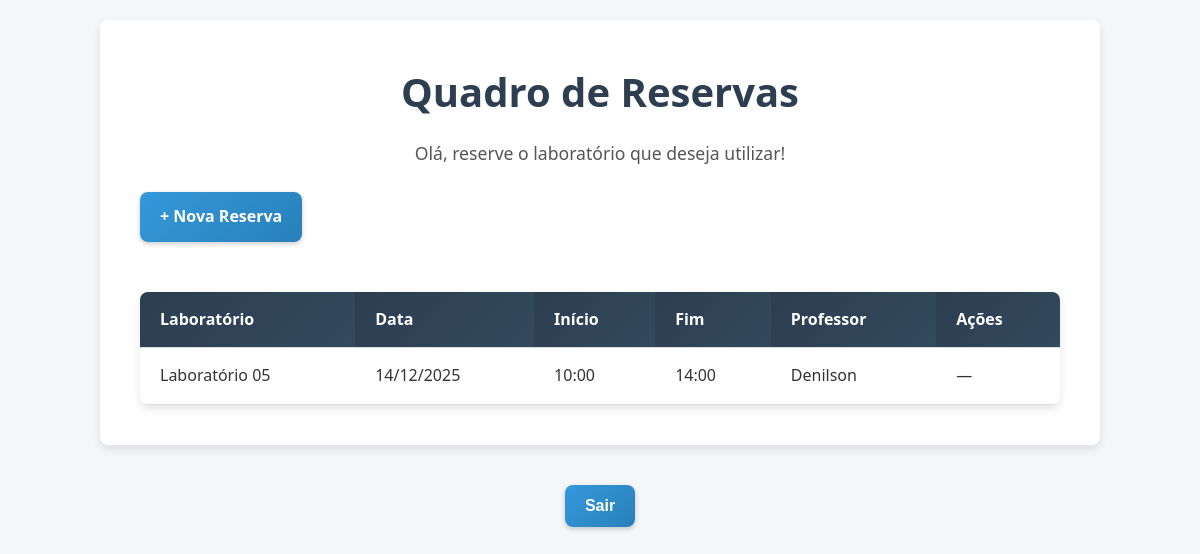
The app's page / (signed in), older data.
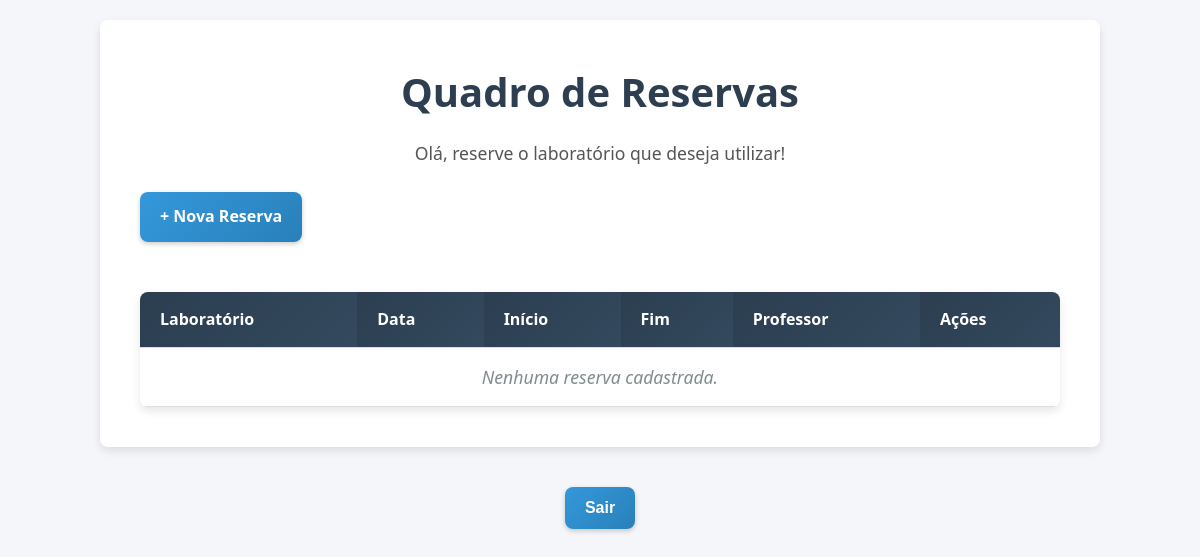
The same page, newer data.
### reservas/models.py (models this page shows, shortened)
class Reserva(models.Model):
    laboratorio = models.ForeignKey(Laboratorio, on_delete=models.CASCADE)  # Laboratório reservado
    professor = models.ForeignKey(User, on_delete=models.CASCADE)           # Usuário que fez a reserva
    data = models.DateField()                                               # Data da reserva
    horario_inicio = models.TimeField()                                     # Horário inicial
    horario_fim = models.TimeField()                                        # Horário final

class Laboratorio(models.Model):
    nome = models.CharField(max_length=100)  # Nome do laboratório
    capacidade = models.IntegerField()       # Capacidade máxima
    def __str__(self):
        return self.nome  # Exibe o nome no admin e consultas

### reservas/views.py (the view)
# urls.py: path('', views.index, name='index'),  # Página inicial
@login_required
def index(request):
    reservas = Reserva.objects.all().order_by('data', 'horario_inicio')
    return render(request, 'index.html', {'reservas': reservas})

### reservas/templates/index.html (shortened to what this page needs)
{% load static %}
<!DOCTYPE html>
<html lang="pt-br">
  <head>
    <link rel="stylesheet" href="{% static 'css/index.css' %}" />
  </head>
  <body>
    <div class="container">
      <h1>Quadro de Reservas</h1>
      <p>
        Olá, {{ user.first_name }} reserve o laboratório que deseja utilizar!
      </p>
      <a href="{% url 'criar_reserva' %}">+ Nova Reserva</a>
      <table>
        <thead>
          <tr>
            <th>Laboratório</th>
            <th>Data</th>
            <th>Início</th>
            <th>Fim</th>
            <th>Professor</th>
            <th>Ações</th>
          </tr>
        </thead>
        <tbody>
          {% for reserva in reservas %}
          <tr>
            <td>{{ reserva.laboratorio }}</td>
            <td>{{ reserva.data|date:"d/m/Y" }}</td>
            <td>{{ reserva.horario_inicio }}</td>
            <td>{{ reserva.horario_fim }}</td>
            <td>{{ reserva.professor.first_name }}</td>
            <td>
              {% if reserva.professor == user %}
              <a href="{% url 'editar_reserva' reserva.id %}">Editar</a> |
              <a href="{% url 'excluir_reserva' reserva.id %}">Excluir</a>
              {% else %} — {% endif %}
            </td>
          </tr>
          {% empty %}
          <tr>
            <td colspan="6">Nenhuma reserva cadastrada.</td>
          </tr>
          {% endfor %}
        </tbody>
      </table>
    </div>
    <div class="logout-container">
      <form action="{% url 'logout' %}" method="post" class="logout-form">
        <button type="submit">Sair</button>
      </form>
    </div>
  </body>
</html>

Row changes from the older to the newer data that the page shows:
removed Reserva: laboratorio "Laboratório 05", data "14/12/2025", horario_inicio "10:00", horario_fim "14:00", professor.first_name "Denilson"
Text that changed along with them:
text now shown: "Nenhuma reserva cadastrada."
